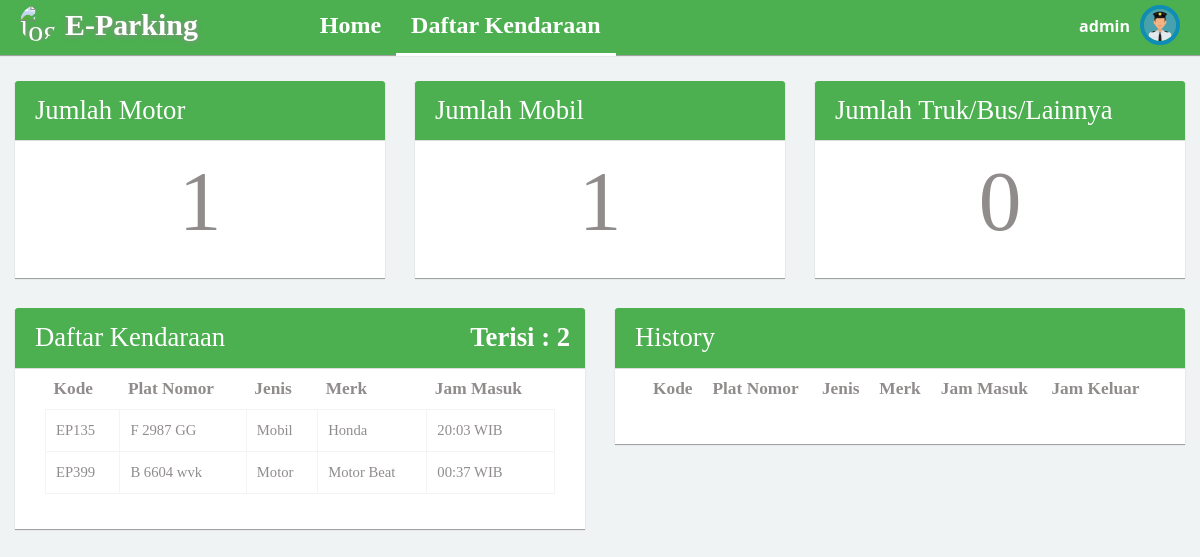
The app's page /daftar_kendaraan.php?nama=admin (signed in) with its own data.
### tables this page shows
CREATE TABLE `tb_daftar_parkir` (
  `kode` varchar(5) NOT NULL,
  `plat_nomor` varchar(10) NOT NULL,
  `jenis` varchar(22) NOT NULL,
  `merk` varchar(30) NOT NULL,
  `jam_masuk` varchar(9) NOT NULL,
  `hitung_jam_masuk` int(2) NOT NULL,
  `status` varchar(2) NOT NULL,
  `jam_keluar` varchar(9) NOT NULL,
  `total` int(11) NOT NULL
);

### daftar_kendaraan.php (the view, shortened to what this page needs)
<!DOCTYPE html>
<html>
<head>
  <link rel="stylesheet" type="text/css" href="asset/css/bootstrap.min.css">
  <link rel="stylesheet" type="text/css" href="asset/css/plugins/font-awesome.min.css"/>
  <link rel="stylesheet" type="text/css" href="asset/css/plugins/animate.min.css"/>
  <link rel="stylesheet" type="text/css" href="asset/css/plugins/nouislider.min.css"/>
  <link rel="stylesheet" type="text/css" href="asset/css/plugins/select2.min.css"/>
  <link rel="stylesheet" type="text/css" href="asset/css/plugins/ionrangeslider/ion.rangeSlider.css"/>
  <link rel="stylesheet" type="text/css" href="asset/css/plugins/ionrangeslider/ion.rangeSlider.skinFlat.css"/>
  <link rel="stylesheet" type="text/css" href="asset/css/plugins/bootstrap-material-datetimepicker.css"/>
  <link rel="stylesheet" type="text/css" href="asset/css/plugins/simple-line-icons.css"/>
  <link rel="stylesheet" type="text/css" href="asset/css/plugins/mediaelementplayer.css"/>
  <link href="asset/css/style.css" rel="stylesheet">
</head>
<?php
  include "config/koneksi.php";
  $username = $_GET['nama'];
  $cek_isi = mysqli_num_rows(mysqli_query($con, "SELECT * FROM tb_daftar_parkir"));
  $cek_mobil = mysqli_num_rows(mysqli_query($con, "SELECT * FROM tb_daftar_parkir WHERE jenis ='Mobil'"));
  $cek_motor = mysqli_num_rows(mysqli_query($con, "SELECT * FROM tb_daftar_parkir WHERE jenis ='Motor'"));
  $cek_lainnya = mysqli_num_rows(mysqli_query($con, "SELECT * FROM tb_daftar_parkir WHERE jenis ='Truk/Bus/Lainnya'"));
 ?>
<body class="dashboard topnav">
        <nav class="navbar navbar-default header navbar-fixed-top bg-green">
          <div class="col-md-12 nav-wrapper">
            <div class="navbar-header" style="width:100%;">
                <div class="navbar-brand" style="margin-left: -10px;" name="home_logo">
                <img src="asset/img/logo.png" class="img-circle" alt="logo" style="float: left;margin-top: -10px;" width="35px"/>
                 <b style="float: left;margin-left: 10px;">E-Parking</b>
                </div>
              <ul class="nav navbar-nav search-nav" style="margin-left: 7%">
                  <li><a href="home.php?nama=<?= $username ?>"><span  style="font-size: 18pt">Home</a></span></li>
                  <li class="active"><a style="font-size: 18pt">Daftar Kendaraan</a></li>
              </ul>
              <ul class="nav navbar-nav navbar-right user-nav">
                <li class="user-name"><span><?php echo $username ?></span></li>
                  <li class="dropdown avatar-dropdown">
                   <img src="asset/img/petugas.png" class="img-circle avatar" alt="username" data-toggle="dropdown" aria-haspopup="true" aria-expanded="true" style="cursor: pointer;" />
                </li>
              </ul>
            </div>
          </div>
        </nav>
      <div id="content">
                <div class="col-md-4 col-sm-4 col-xs-12" style="margin-top: 30px;">
                  <div class="col-md-12 panel">
                    <div class="col-md-12 panel-heading bg-green">
                      <h4 style="color: white;font-size: 20pt;">Jumlah Motor</h4>
                    </div>
                    <div class="panel-body" style="text-align: center;font-size: 64pt;">
                      <?= $cek_motor ?>
                  </div>
                  </div>
                </div>
                <div class="col-md-4 col-sm-4 col-xs-12" style="margin-top: 30px;">
                  <div class="col-md-12 panel">
                    <div class="col-md-12 panel-heading bg-green">
                      <h4 style="color: white;font-size: 20pt;">Jumlah Mobil</h4>
                    </div>
                    <div class="panel-body" style="text-align: center;font-size: 64pt;">
                      <?= $cek_mobil ?>
                  </div>
                  </div>
                </div>
                <div class="col-md-4 col-sm-4 col-xs-12" style="margin-top: 30px;">
                  <div class="col-md-12 panel">
                    <div class="col-md-12 panel-heading bg-green">
                      <h4 style="color: white;font-size: 20pt;">Jumlah Truk/Bus/Lainnya</h4>
                    </div>
                    <div class="panel-body" style="text-align: center;font-size: 64pt;">
                      <?= $cek_lainnya ?>
                  </div>
                  </div>
                </div>
               <div class="col-md-6 col-sm-12 col-xs-12" style="margin-top: 10px;">
                  <div class="col-md-12 panel">
                    <div class="col-md-12 panel-heading bg-green">
                      <h4 style="color: white;font-size: 20pt;">Daftar Kendaraan <span class="right" style="color : white; font-weight: bold; text-align: right; padding-right: 10px;">Terisi : <?= $cek_isi ?></span></h4>
                    </div>
                    <div class="panel-body">
                    <div class="table-responsive col-md-12 col-sm-12 col-xs-12">
                    <table class="table table-hover" width="100%" cellspacing="0">
                    <thead>
                      <tr style="font-size: 13pt">
                        <th style="max-width: 120px;">Kode</th>
                        <th style="max-width: 250px;">Plat Nomor</th>
                        <th>Jenis</th>
                        <th>Merk</th>
                        <th style="max-width: 200px;">Jam Masuk</th>
                      </tr>
                    </thead>
                    <tbody>
                      <?php
                        $sql = "SELECT * FROM tb_daftar_parkir WHERE status = '1'";
                        $query = mysqli_query($con, $sql);
                        while ($data = mysqli_fetch_array($query)) {?>
                      <tr style="font-size: 11pt">
                        <td><?php echo $data['kode'] ?></td>
                        <td><?php echo $data['plat_nomor'] ?></td>
                        <td><?php echo $data['jenis'] ?></td>
                        <td><?php echo $data['merk'] ?></td>
                        <td><?php echo $data['jam_masuk'] . " WIB" ?></td>
                      </tr>
                      <?php } ?>
                    </tbody>
                  </table>
                  </div>
                  </div>
                  </div>
                </div>
                <div class="col-md-6 col-sm-12 col-xs-12"  style="margin-top: 10px;">
                  <div class="col-md-12 panel">
                    <div class="col-md-12 panel-heading bg-green">
                      <h4 style="color: white;font-size: 20pt;">History</h4>
                    </div>
                    <div class="panel-body">
                    <div class="table-responsive col-md-12 col-sm-12 col-xs-12">
                    <table class="table" width="100%" cellspacing="0">
                    <thead>
                      <tr style="font-size: 13pt">
                        <th style="max-width: 120px;">Kode</th>
                        <th style="max-width: 250px;">Plat Nomor</th>
                        <th>Jenis</th>
                        <th>Merk</th>
                        <th style="max-width: 200px;">Jam Masuk</th>
                        <th style="max-width: 200px;">Jam Keluar</th>
                      </tr>
                    </thead>
                  </table>
                  </div>
                  </div>
                  </div>
                </div>
      </div>
</body>
</html>

### records on screen
tb_daftar_parkir: kode "EP135", plat_nomor "F 2987 GG", jenis "Mobil", merk "Honda", jam_masuk "20:03"
tb_daftar_parkir: kode "EP399", plat_nomor "B 6604 wvk", jenis "Motor", merk "Motor Beat", jam_masuk "00:37"

### other values on screen
$username "admin"
$cek_motor "1"
$cek_mobil "1"
$cek_lainnya "0"
$cek_isi "2"
